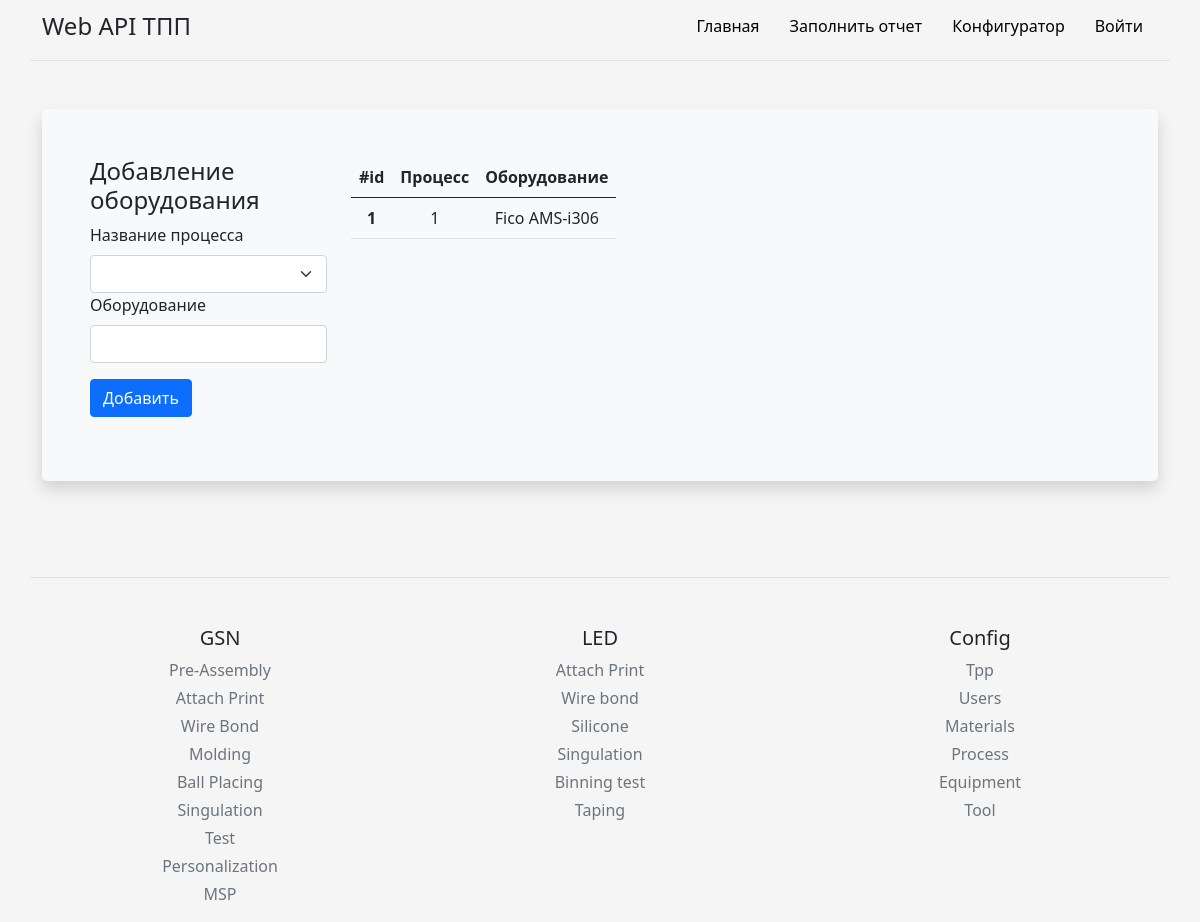
The app's page /add_equipment with its own data.
### models.py (models this page shows, shortened)
class Equipment(db.Model):
    id = db.Column(db.Integer, primary_key=True)
    process_id = db.Column(db.Integer, db.ForeignKey('process.id'))
    main = db.Column(db.Text, nullable=False)

### routes.py (the view, shortened to what this page needs)
@app_routes.route('/add_equipment', methods=["POST", "GET"])
def add_equipment():
    from main import db
    from models import Equipment, Process
    equipments = db.session.query(Equipment).all()
    process = db.session.query(Process).all()
    return render_template('config_folder/add_equipment.html', equipments=equipments, process=process)

### templates/config_folder/add_equipment.html (shortened to what this page needs)
{% extends 'base.html' %}
{% block body %}
<div class="container py-4">
    <div class="p-5 mb-4 bg-light rounded-3 shadow">
        <div class="row align-items-md-stretch">
            <form class="col-md-3" method="post">
                <h4>Добавление оборудования</h4>
                <div class="col-sm-12">
                    <label for="process" class="form-label">Название процесса</label>
                    <select class="form-select" name="process" required>
                        <option></option>
                        {% for i in process %}
                        <option>{{i.process}}</option>
                        {% endfor %}
                    </select>
                </div>
                <div class="col-sm-12">
                    <label for="equipment" class="form-label">Оборудование</label>
                    <input type="text" class="form-control" name="equipment" required>
                </div>
                <div class="py-3">
                    <button class="btn btn-m btn-primary btn-block" type="submit" name="btn" value="add"> Добавить </button>
                </div>
            </form>
            <div class="col-md-9">
                <table class="table table-hover">
                    <thead>
                        <tr>
                        <th scope="col">#id</th>
                        <th scope="col">Процесс</th>
                        <th scope="col">Оборудование</th>
                        </tr>
                    </thead>
                    <tbody>
                        {% for item in equipments %}
                        <tr>
                        <th scope="row" name="table_id">{{item.id}}</th>
                        <td name="process_name">{{item.process_id}}</td>
                        <td name="equipment_name">{{item.main}}</td>
                        </tr>
                        {% endfor %}
                    </tbody>
                </table>
            </div>
         </div>
    </div>
</div>
{% endblock %}

### static/css/main.css (style rules this page uses)
html, body { height: 100%; background-color: #f5f5f5; }
.shadow { background: #ffcc00; box-shadow: 0 0 10px rgba(0,0,0,0.5); padding: 10px; }
.table { display: block; border-collapse: collapse; width: 100%; overflow: auto; }
th, td { text-align: center; padding: 8px; }

### records on screen
Equipment: id "1", process_id "1", main "Fico AMS-i306"
